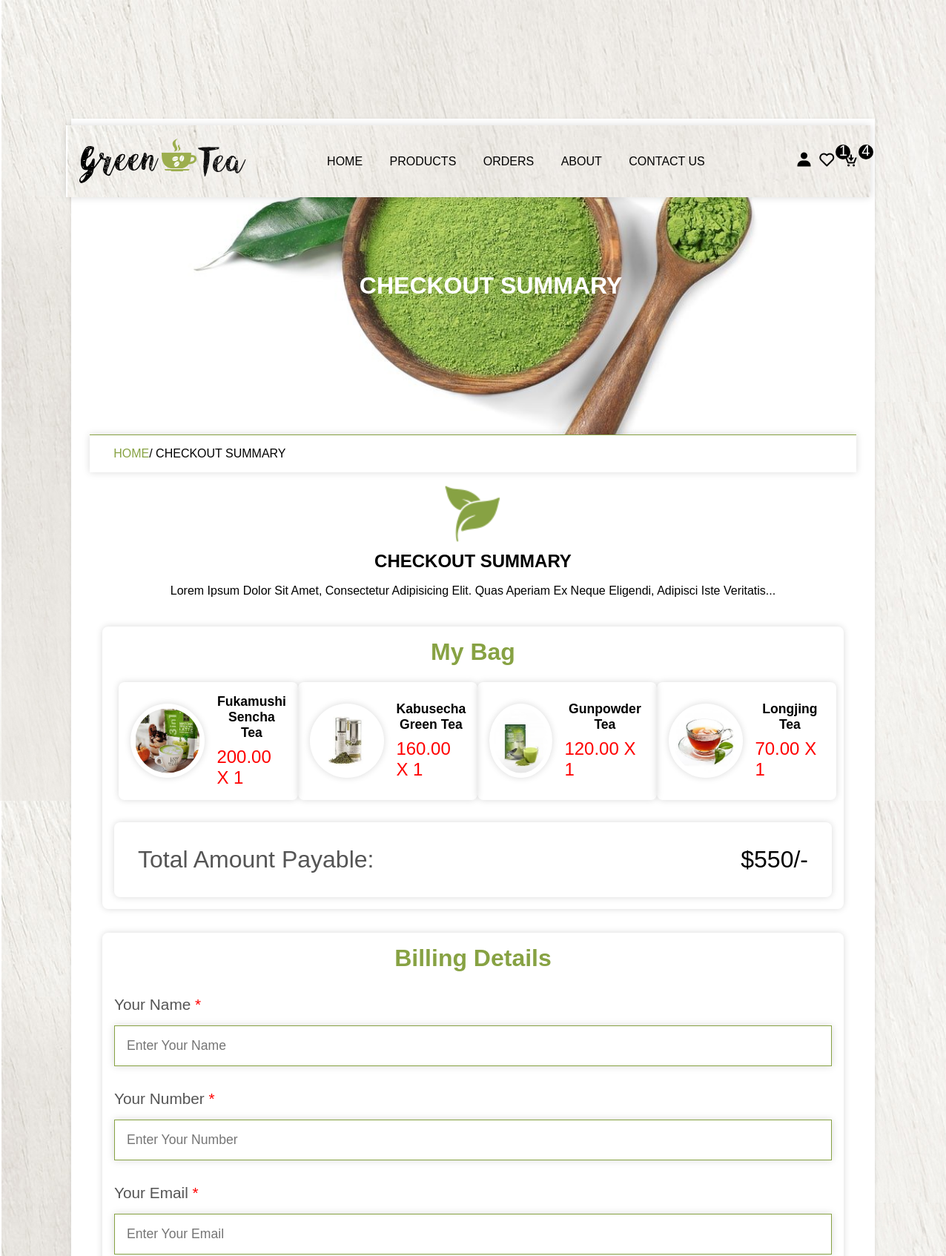
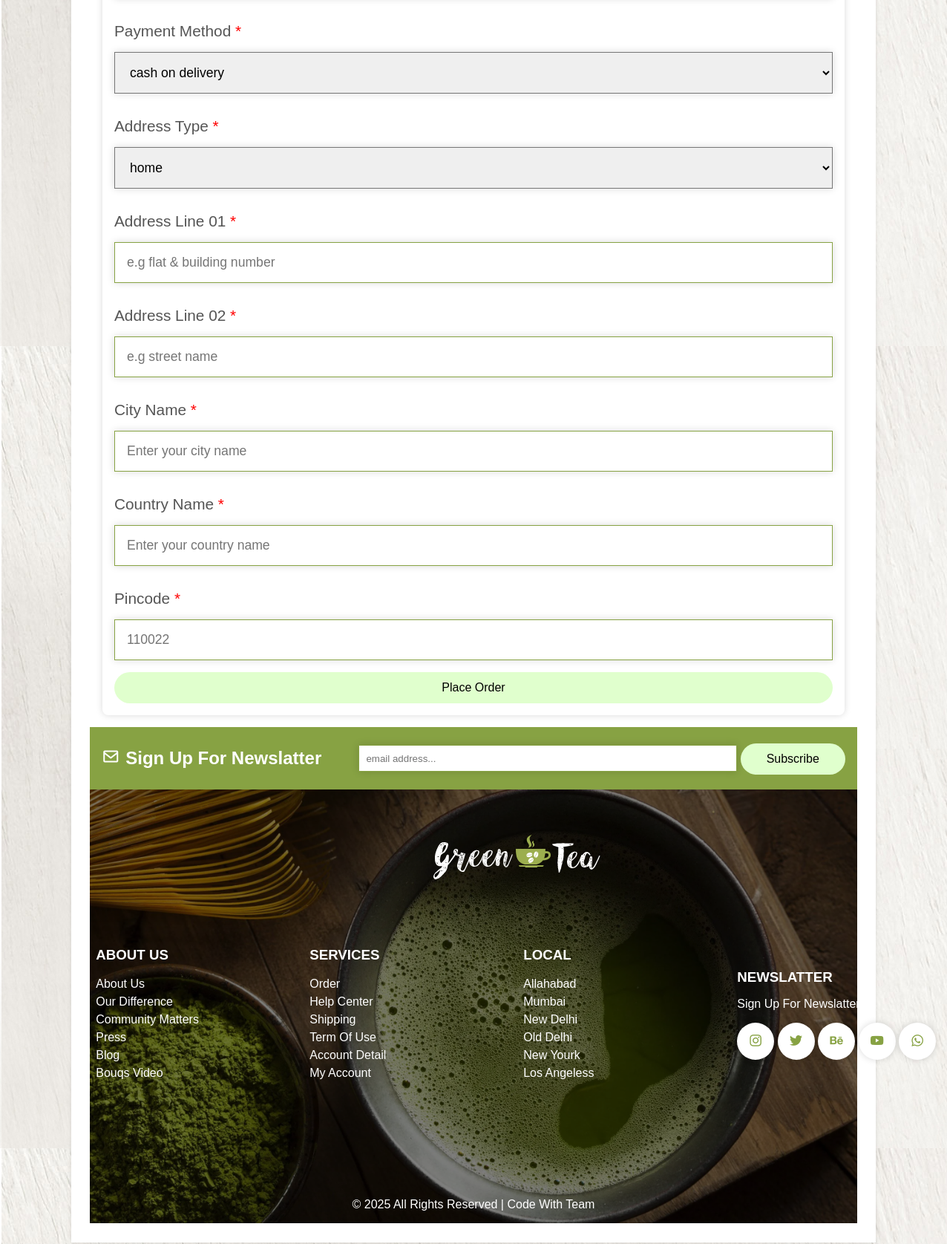
The page /checkout.php (signed in) on the database its author committed (2 pictures, top to bottom).
### tables this page shows
CREATE TABLE `cart` (
  `id` int(11) NOT NULL,
  `user_id` int(11) NOT NULL,
  `product_id` int(11) NOT NULL,
  `price` decimal(10,2) NOT NULL,
  `qty` int(11) NOT NULL
);

CREATE TABLE `products` (
  `id` int(11) NOT NULL,
  `name` varchar(150) NOT NULL,
  `price` decimal(10,2) NOT NULL,
  `image` varchar(255) DEFAULT NULL,
  `product_detail` varchar(255) DEFAULT NULL
);

### checkout.php (the view, shortened to what this page needs)
<?php
include 'components/connection.php';
if(isset($_SESSION['user_id'])){
    $user_id = $_SESSION['user_id'];
} else{
    $user_id='';
}
?>
<!DOCTYPE html>
<html lang="en">
<head>
  <link href="https://unpkg.com/boxicons@2.1.4/css/boxicons.min.css" rel="stylesheet">
</head>
<body>
<?php include 'components/header.php'; ?>
<div class="main">
    <div class="banner">
        <h1>checkout summary</h1>
    </div>
    <div class="title2">
        <a href="home.php">home</a><span>/ checkout summary</span>
    </div>
    <section class="checkout">
        <div class="title">
            <img src="img/download.png" alt="" class="logo">
            <h1>checkout summary</h1>
            <p>Lorem ipsum dolor sit amet, consectetur adipisicing elit. Quas aperiam ex neque eligendi, adipisci iste veritatis...</p>
        </div>
        <div class="row">
           <div class="summary">
    <h3>my bag</h3>
    <div class="box-container">
        <?php
        $grand_total = 0;
        if(isset($_GET['get_id'])){
            $select_get = $conn->prepare("SELECT * FROM products WHERE id=?");
            $select_get->execute([$_GET['get_id']]);
            while($fetch_get = $select_get->fetch(PDO::FETCH_ASSOC)){
                if($fetch_get){
                    $quantity = 1;
                    $sub_total = $fetch_get['price'] * $quantity;
                    $grand_total += $sub_total;
                ?>
                <div class="flex">
                    <img src="img/<?=$fetch_get['image'];?>" alt="<?=$fetch_get['name'];?>" class="image">
                    <div>
                        <h3 class="name"><?=$fetch_get['name'];?></h3>
                        <p class="price"><?=$fetch_get['price'];?> x <?=$quantity;?></p>
                    </div>
                </div>
                <?php
                }
            }
        } else {
            $select_cart = $conn->prepare("SELECT * FROM cart WHERE user_id=?");
            $select_cart->execute([$user_id]);
            if($select_cart->rowCount() > 0){
                while($fetch_cart = $select_cart->fetch(PDO::FETCH_ASSOC)){
                    $product_id = isset($fetch_cart['product_id']) ? $fetch_cart['product_id'] : null;
                    if ($product_id) {
                        $select_product = $conn->prepare("SELECT * FROM products WHERE id=?");
                        $select_product->execute([$product_id]);
                        $fetch_product = $select_product->fetch(PDO::FETCH_ASSOC);
                        if($fetch_product){
                            $sub_total = $fetch_cart['qty'] * $fetch_product['price'];
                            $grand_total += $sub_total;
                        ?>
                        <div class="flex">
                            <img src="img/<?=$fetch_product['image'];?>" alt="<?=$fetch_product['name'];?>" class="image">
                            <div>
                                <h3 class="name"><?=$fetch_product['name'];?></h3>
                                <p class="price"><?=$fetch_product['price'];?> X <?=$fetch_cart['qty'];?></p>
                            </div>
                        </div>
                        <?php
                        }
                    }
                }
            } else{
                echo '<p class="empty">your cart is empty</p>';
            }
        }
        ?>
    </div>
    <div class="grand-total"><span>total amount payable:</span>$<?=$grand_total?>/-</div>
</div>
            <form method="post">
                <h3>billing details</h3>
                <div class="flex">
                    <div class="box">
                        <div class="input-field">
                            <p> your name <span>*</span></p>
                            <input type="text" name="name" required maxlength="50" placeholder="Enter Your Name" class="input">
                        </div>
                        <div class="input-field">
                            <p> your number <span>*</span></p>
                            <input type="number" name="number" required maxlength="50" placeholder="Enter Your Number" class="input">
                        </div>
                        <div class="input-field">
                            <p> your email <span>*</span></p>
                            <input type="email" name="email" required maxlength="50" placeholder="Enter Your Email" class="input">
                        </div>
                        <div class="input-field">
                            <p>payment method <span>*</span></p>
                            <select name="method" class="input">
                                <option value="cash on delivery">cash on delivery</option>
                            </select>
                        </div>
                        <div class="input-field">
                            <p>address type <span>*</span></p>
                            <select name="address_type" class="input">
                                <option value="home">home</option>
                            </select>
                        </div>
                    </div>
                    <div class="box">
                        <div class="input-field">
                            <p>address line 01 <span>*</span></p>
                            <input type="text" name="flat" maxlength="50" placeholder="e.g flat & building number" class="input">
                        </div>
                        <div class="input-field">
                            <p>address line 02 <span>*</span></p>
                            <input type="text" name="street" maxlength="50" placeholder="e.g street name" class="input">
                        </div>
                        <div class="input-field">
                            <p>city name <span>*</span></p>
                            <input type="text" name="city" maxlength="50" placeholder="Enter your city name" class="input">
                        </div>
                        <div class="input-field">
                            <p>Country name <span>*</span></p>
                            <input type="text" name="country" maxlength="50" placeholder="Enter your country name" class="input">
                        </div>
                        <div class="input-field">
                            <p>pincode <span>*</span></p>
                            <input type="number" name="pincode" maxlength="6" placeholder="110022" min="0" max="999999" class="input">
                        </div>
                    </div>
                </div>
                <button type="submit" name="place_order" class="btn">place order</button>
            </form>
        </div>
    </section>
    <?php include 'components/footer.php'; ?>
</body>
</html>

### rows shown on the page
cart: product.image (picture), product.name "Fukamushi Sencha Tea", product.price "200.00", qty "1"
cart: product.image (picture), product.name "Kabusecha Green Tea", product.price "160.00", qty "1"
cart: product.image (picture), product.name "Gunpowder Tea", product.price "120.00", qty "1"
cart: product.image (picture), product.name "Longjing Tea", product.price "70.00", qty "1"

### other values the page prints
$total_wishlist_items "1"
$total_cart_items "4"
$grand_total "550"
